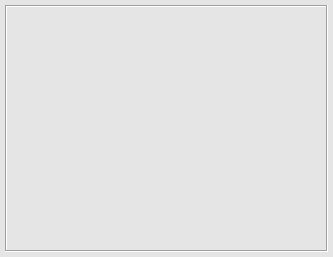
<?xml version="1.0" encoding="UTF-8"?>
<ui version="4.0">
 <class>Form</class>
 <widget class="QWidget" name="Form">
  <property name="geometry">
   <rect>
    <x>0</x>
    <y>0</y>
    <width>333</width>
    <height>257</height>
   </rect>
  </property>
  <property name="sizePolicy">
   <sizepolicy hsizetype="Preferred" vsizetype="Preferred">
    <horstretch>100</horstretch>
    <verstretch>100</verstretch>
   </sizepolicy>
  </property>
  <property name="palette">
   <palette>
    <active>
     <colorrole role="WindowText">
      <brush brushstyle="SolidPattern">
       <color alpha="255">
        <red>81</red>
        <green>81</green>
        <blue>81</blue>
       </color>
      </brush>
     </colorrole>
     <colorrole role="Base">
      <brush brushstyle="SolidPattern">
       <color alpha="255">
        <red>255</red>
        <green>255</green>
        <blue>255</blue>
       </color>
      </brush>
     </colorrole>
     <colorrole role="Window">
      <brush brushstyle="SolidPattern">
       <color alpha="255">
        <red>229</red>
        <green>229</green>
        <blue>229</blue>
       </color>
      </brush>
     </colorrole>
    </active>
    <inactive>
     <colorrole role="WindowText">
      <brush brushstyle="SolidPattern">
       <color alpha="255">
        <red>81</red>
        <green>81</green>
        <blue>81</blue>
       </color>
      </brush>
     </colorrole>
     <colorrole role="Base">
      <brush brushstyle="SolidPattern">
       <color alpha="255">
        <red>255</red>
        <green>255</green>
        <blue>255</blue>
       </color>
      </brush>
     </colorrole>
     <colorrole role="Window">
      <brush brushstyle="SolidPattern">
       <color alpha="255">
        <red>229</red>
        <green>229</green>
        <blue>229</blue>
       </color>
      </brush>
     </colorrole>
    </inactive>
    <disabled>
     <colorrole role="WindowText">
      <brush brushstyle="SolidPattern">
       <color alpha="255">
        <red>120</red>
        <green>120</green>
        <blue>120</blue>
       </color>
      </brush>
     </colorrole>
     <colorrole role="Base">
      <brush brushstyle="SolidPattern">
       <color alpha="255">
        <red>229</red>
        <green>229</green>
        <blue>229</blue>
       </color>
      </brush>
     </colorrole>
     <colorrole role="Window">
      <brush brushstyle="SolidPattern">
       <color alpha="255">
        <red>229</red>
        <green>229</green>
        <blue>229</blue>
       </color>
      </brush>
     </colorrole>
    </disabled>
   </palette>
  </property>
  <property name="windowTitle">
   <string/>
  </property>
  <layout class="QHBoxLayout" name="horizontalLayout">
   <property name="margin">
    <number>5</number>
   </property>
   <item>
    <widget class="QFrame" name="frame">
     <property name="frameShape">
      <enum>QFrame::Box</enum>
     </property>
     <property name="frameShadow">
      <enum>QFrame::Sunken</enum>
     </property>
     <layout class="QHBoxLayout" name="horizontalLayout_2">
      <property name="margin">
       <number>1</number>
      </property>
      <item>
       <widget class="QPlainTextEdit" name="plainTextEdit">
        <property name="sizePolicy">
         <sizepolicy hsizetype="Expanding" vsizetype="Expanding">
          <horstretch>0</horstretch>
          <verstretch>0</verstretch>
         </sizepolicy>
        </property>
        <property name="sizeIncrement">
         <size>
          <width>0</width>
          <height>0</height>
         </size>
        </property>
        <property name="palette">
         <palette>
          <active>
           <colorrole role="Light">
            <brush brushstyle="SolidPattern">
             <color alpha="255">
              <red>255</red>
              <green>255</green>
              <blue>255</blue>
             </color>
            </brush>
           </colorrole>
           <colorrole role="Base">
            <brush brushstyle="SolidPattern">
             <color alpha="255">
              <red>229</red>
              <green>229</green>
              <blue>229</blue>
             </color>
            </brush>
           </colorrole>
           <colorrole role="HighlightedText">
            <brush brushstyle="SolidPattern">
             <color alpha="255">
              <red>229</red>
              <green>229</green>
              <blue>229</blue>
             </color>
            </brush>
           </colorrole>
           <colorrole role="AlternateBase">
            <brush brushstyle="SolidPattern">
             <color alpha="255">
              <red>229</red>
              <green>229</green>
              <blue>229</blue>
             </color>
            </brush>
           </colorrole>
          </active>
          <inactive>
           <colorrole role="Light">
            <brush brushstyle="SolidPattern">
             <color alpha="255">
              <red>255</red>
              <green>255</green>
              <blue>255</blue>
             </color>
            </brush>
           </colorrole>
           <colorrole role="Base">
            <brush brushstyle="SolidPattern">
             <color alpha="255">
              <red>229</red>
              <green>229</green>
              <blue>229</blue>
             </color>
            </brush>
           </colorrole>
           <colorrole role="HighlightedText">
            <brush brushstyle="SolidPattern">
             <color alpha="255">
              <red>229</red>
              <green>229</green>
              <blue>229</blue>
             </color>
            </brush>
           </colorrole>
           <colorrole role="AlternateBase">
            <brush brushstyle="SolidPattern">
             <color alpha="255">
              <red>229</red>
              <green>229</green>
              <blue>229</blue>
             </color>
            </brush>
           </colorrole>
          </inactive>
          <disabled>
           <colorrole role="Light">
            <brush brushstyle="SolidPattern">
             <color alpha="255">
              <red>255</red>
              <green>255</green>
              <blue>255</blue>
             </color>
            </brush>
           </colorrole>
           <colorrole role="Base">
            <brush brushstyle="SolidPattern">
             <color alpha="255">
              <red>229</red>
              <green>229</green>
              <blue>229</blue>
             </color>
            </brush>
           </colorrole>
           <colorrole role="HighlightedText">
            <brush brushstyle="SolidPattern">
             <color alpha="255">
              <red>229</red>
              <green>229</green>
              <blue>229</blue>
             </color>
            </brush>
           </colorrole>
           <colorrole role="AlternateBase">
            <brush brushstyle="SolidPattern">
             <color alpha="255">
              <red>229</red>
              <green>229</green>
              <blue>229</blue>
             </color>
            </brush>
           </colorrole>
          </disabled>
         </palette>
        </property>
        <property name="font">
         <font>
          <family>Verdana</family>
          <pointsize>14</pointsize>
          <italic>true</italic>
          <stylestrategy>PreferAntialias</stylestrategy>
         </font>
        </property>
        <property name="frameShape">
         <enum>QFrame::NoFrame</enum>
        </property>
       </widget>
      </item>
     </layout>
    </widget>
   </item>
  </layout>
 </widget>
 <resources/>
 <connections/>
</ui>
